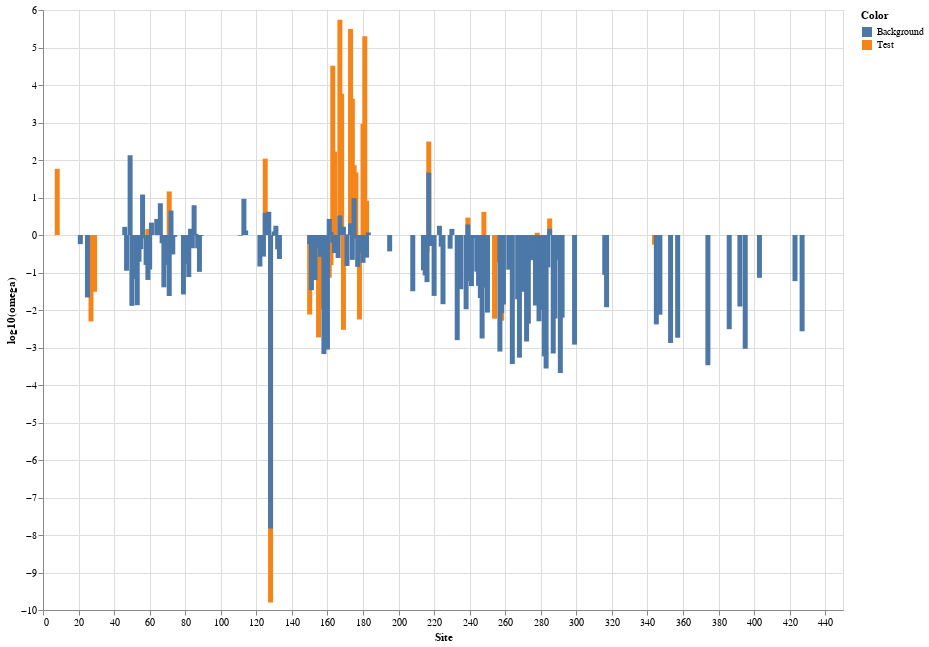

The notebook cell saved with this chart:
### Code cell
df_Test["log10(omega)"] = 2* np.log10(df_Test["omega"])
source = df_Test

line1 = alt.Chart(source).mark_bar().encode(
    x='Site',
    y='log10(omega)',
    color="Color"
).properties(
    width=800,
    height=600)

df_Background["log10(omega)"] = 2 * np.log10(df_Background["omega"])
source = df_Background

line2 = alt.Chart(source).mark_bar().encode(
    x='Site',
    y='log10(omega)',
    color="Color"
).properties(
    width=800,
    height=600)


line1 + line2

### Figure 1 — Vega-Lite specification as saved in the notebook (floating-point values rounded to 4 significant figures; data arrays with more than 128 entries replaced by an {"elided": "..."} marker saying what was removed)
{"config": {"view": {"continuousWidth": 400, "continuousHeight": 300}}, "layer": [{"data": {"name": "data-e5c4620d670aba3f550606b698a28909"}, "mark": "bar", "encoding": {"color": {"type": "nominal", "field": "Color"}, "x": {"type": "quantitative", "field": "Site"}, "y": {"type": "quantitative", "field": "log10(omega)"}}, "height": 600, "width": 800}, {"data": {"name": "data-d2162d54e43eb7064cf7e90e5625d1ec"}, "mark": "bar", "encoding": {"color": {"type": "nominal", "field": "Color"}, "x": {"type": "quantitative", "field": "Site"}, "y": {"type": "quantitative", "field": "log10(omega)"}}, "height": 600, "width": 800}], "$schema": "https://vega.github.io/schema/vega-lite/v4.8.1.json", "datasets": {"data-e5c4620d670aba3f550606b698a28909": {"elided": "449 records"}, "data-d2162d54e43eb7064cf7e90e5625d1ec": {"elided": "449 records"}}}
